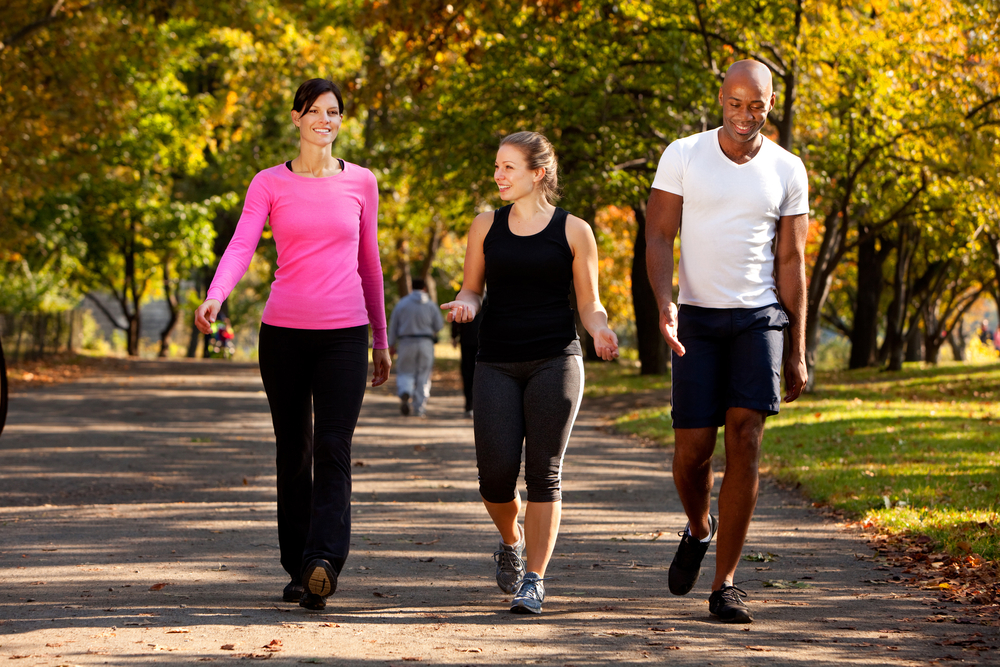
#> input picture image.jpg, 1000 x 667 px
$ jupyter execute Untitled.ipynb   (shell and % lines are left out)
#> lines starting #> are read from the running program, lines starting #| are printed output that depends on the picture; after the words box and inside, x2 and y2 are one past the last pixel; in counts of white or black regions, pixels touching at a corner belong together
[cell 1]
from __future__ import print_function
from imutils.object_detection import non_max_suppression
from imutils import paths
import numpy as np
import argparse
import imutils
import cv2

[cell 2]
hog = cv2.HOGDescriptor()
hog.setSVMDetector(cv2.HOGDescriptor_getDefaultPeopleDetector())

[cell 3]
image = cv2.imread("image.jpg")
#> image is the input picture: shape (667, 1000, 3); mean B, G, R 54.6, 91.1, 115.4
image = imutils.resize(image, width=min(400, image.shape[1]))
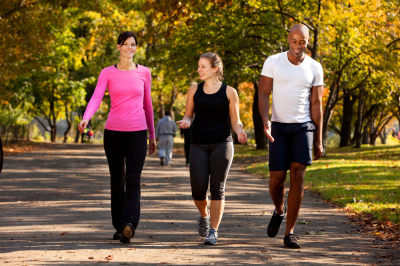
#> image: shape (266, 400, 3); mean B, G, R 54.6, 91.1, 115.4
orig = image.copy()

# detect people in the image
(rects, weights) = hog.detectMultiScale(image, winStride=(4, 4),
    padding=(8, 8), scale=1.05)
#> rects = [[158, 50, 104, 207], [68, 30, 114, 228], [229, 2, 126, 251]]; weights = [2.72, 3.03, 1.86]

# draw the original bounding boxes
for (x, y, w, h) in rects:
    cv2.rectangle(orig, (x, y), (x + w, y + h), (0, 0, 255), 2)
#> this loop made 3 passes
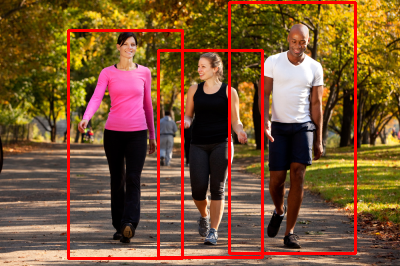
#> orig: shape (266, 400, 3); 5.72% of pixels changed, all inside (x1, y1, x2, y2) = (67, 1, 357, 260)

# apply non-maxima suppression to the bounding boxes using a
# fairly large overlap threshold to try to maintain overlapping
# boxes that are still people
rects = np.array([[x, y, x + w, y + h] for (x, y, w, h) in rects])
#> rects = [[158, 50, 262, 257], [68, 30, 182, 258], [229, 2, 355, 253]]
pick = non_max_suppression(rects, probs=None, overlapThresh=0.65)
#> pick = [[68, 30, 182, 258], [158, 50, 262, 257], [229, 2, 355, 253]]

# draw the final bounding boxes
for (xA, yA, xB, yB) in pick:
    cv2.rectangle(image, (xA, yA), (xB, yB), (0, 255, 0), 2)
#> this loop made 3 passes
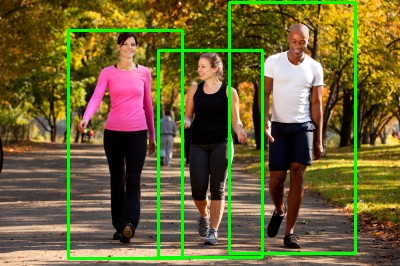
#> image: shape (266, 400, 3); 5.72% of pixels changed, all inside (x1, y1, x2, y2) = (67, 1, 357, 260)

# show some information on the number of bounding boxes
# filename = imagePath[imagePath.rfind("/") + 1:]
# print("[INFO] {}: {} original boxes, {} after suppression".format(
#     filename, len(rects), len(pick)))

# show the output images
# cv2.imshow("Before NMS", orig)
cv2.imshow("After NMS", image)
cv2.waitKey(0)
#> Out = 27
